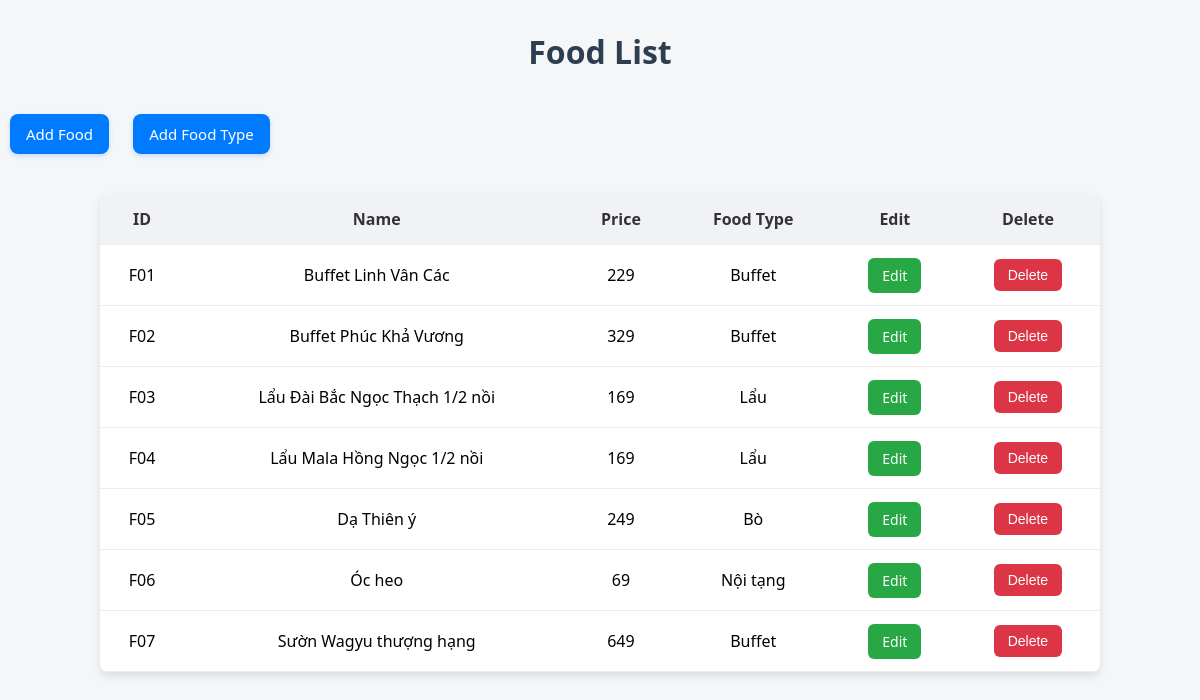
Page /foods/ on the committed database.
### foodadd/models.py (models this page shows, shortened)
class Food(models.Model):
    id = models.CharField(max_length=50, primary_key=True)
    idtype = models.ForeignKey(FoodType, on_delete=models.CASCADE)
    name = models.CharField(max_length=100)
    price = models.CharField(max_length=50)

class FoodType(models.Model):
    id = models.CharField(max_length=50, primary_key=True)
    name = models.CharField(max_length=100)

### foodadd/views.py (the view)
# urls.py: path('foods/', foodadd_views.food_list, name='food_list'),
def food_list(request):
    foods = Food.objects.all()
    return render(request, 'foodadd/food_list.html', {'foods': foods})

### foodadd/templates/foodadd/food_list.html (shortened to what this page needs)
{% extends 'foodadd/base.html' %}
{% block content %}
<h1>Food List</h1>
<a href="{% url 'add_food' %}" class="btn-add">Add Food</a>
<a href="{% url 'add_food_type' %}" class="btn-add">Add Food Type</a>
<table>
    <thead>
        <tr>
            <th>ID</th>
            <th>Name</th>
            <th>Price</th>
            <th>Food Type</th>
            <th>Edit</th>
            <th>Delete</th>
        </tr>
    </thead>
    <tbody>
        {% for food in foods %}
        <tr>
            <td>{{ food.id }}</td>
            <td>{{ food.name }}</td>
            <td>{{ food.price }}</td>
            <td>{{ food.idtype.name }}</td>
            <td>
                <a href="{% url 'edit_food' food.id %}" class="btn btn-edit">Edit</a>
            </td>
            <td>
                <form method="post" action="{% url 'delete_food' food.id %}" style="display:inline;">
                    <button type="submit" class="btn btn-delete">Delete</button>
                </form>
            </td>
        </tr>
        {% endfor %}
    </tbody>
</table>
{% endblock %}

### foodadd/templates/foodadd/base.html (shortened to what this page needs)
{% load static %}
<!DOCTYPE html>
<html>
<head>
    <link rel="stylesheet" type="text/css" href="{% static 'css/styles.css' %}">
</head>
<body>
    {% block content %}
    {% endblock %}
</body>
</html>

### static/css/styles.css (style rules this page uses)
body { font-family: 'Segoe UI', Tahoma, Geneva, Verdana, sans-serif; background-color: #f4f6f8; margin: 0; padding: 0; }
h1 { color: #2c3e50; text-align: center; margin-top: 30px; }
a { text-decoration: none; color: #007BFF; }
.btn-add { display: inline-block; padding: 10px 16px; margin: 20px 10px; background-color: #007BFF; color: white; border-radius: 8px; font-size: 15px; box-shadow: 0 2px 5px rgba(0, 123, 255, 0.2); transition: all 0.3s ease; }
table { width: 90%; max-width: 1000px; margin: 20px auto; border-collapse: separate; border-spacing: 0; background-color: #fff; box-shadow: 0 4px 8px rgba(0, 0, 0, 0.1); border-radius: 8px; overflow: hidden; }
table th, table td { padding: 14px 16px; text-align: center; border-bottom: 1px solid #eee; }
table th { background-color: #f0f2f5; font-weight: bold; color: #333; }
.btn { padding: 8px 14px; border: none; border-radius: 6px; cursor: pointer; font-size: 14px; transition: all 0.3s ease; }
.btn-edit { background-color: #28a745; color: white; }
.btn-delete { background-color: #dc3545; color: white; }
form { display: inline; }

### rows in the picture
Food: id "F01", name "Buffet Linh Vân Các", price "229", idtype.name "Buffet"
Food: id "F02", name "Buffet Phúc Khả Vương", price "329", idtype.name "Buffet"
Food: id "F03", name "Lẩu Đài Bắc Ngọc Thạch 1/2 nồi", price "169", idtype.name "Lẩu"
Food: id "F04", name "Lẩu Mala Hồng Ngọc 1/2 nồi", price "169", idtype.name "Lẩu"
Food: id "F05", name "Dạ Thiên ý", price "249", idtype.name "Bò"
Food: id "F06", name "Óc heo", price "69", idtype.name "Nội tạng"
Food: id "F07", name "Sườn Wagyu thượng hạng", price "649", idtype.name "Buffet"
